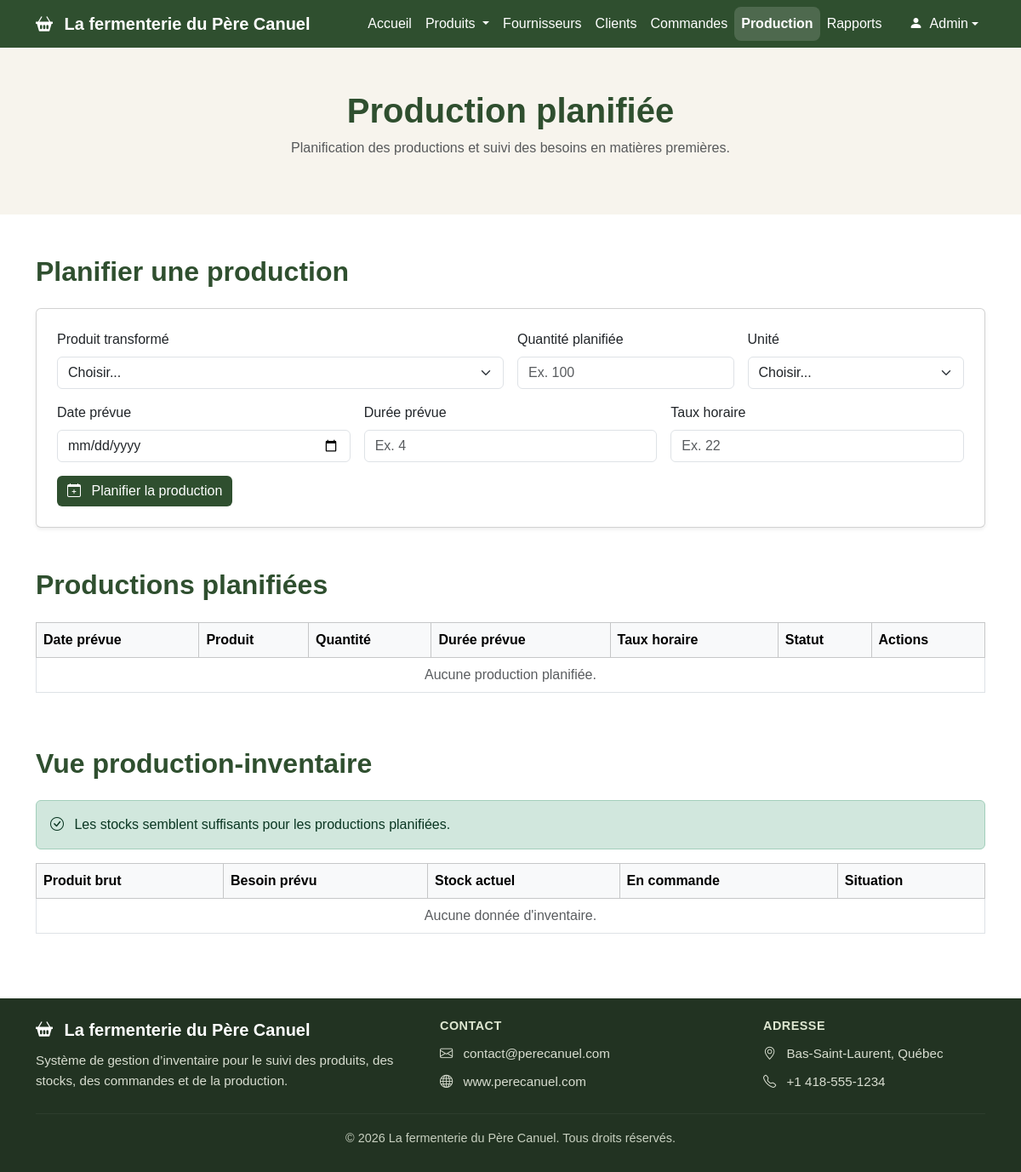
Page /production.php on the earlier database version.
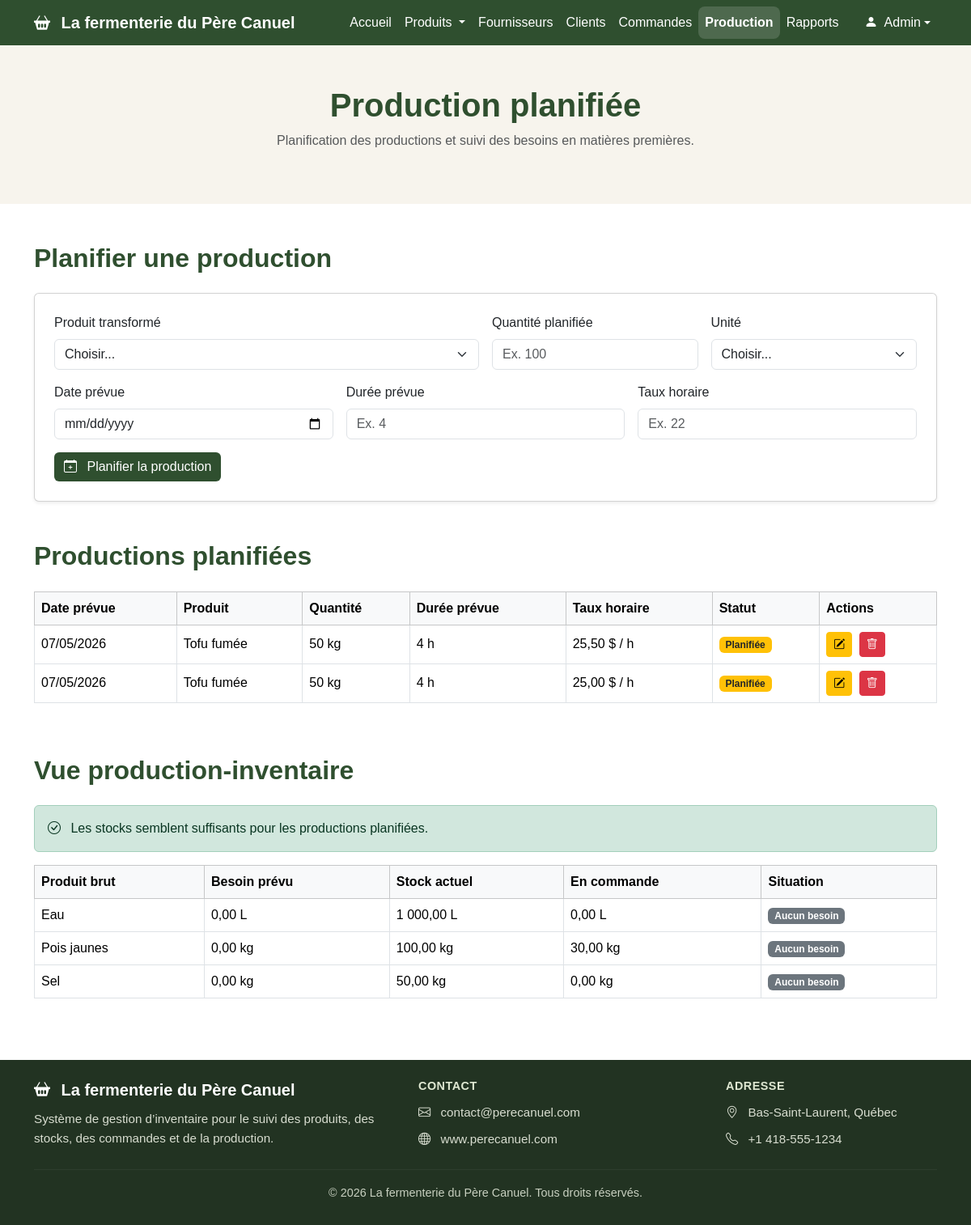
Same page on the later database version.
### tables this page shows
CREATE TABLE `productionplanifiee` (
  `id_production` int(11) NOT NULL,
  `id_produit_transforme` int(11) DEFAULT NULL,
  `quantite` int(11) DEFAULT NULL,
  `unite_mesure` varchar(50) DEFAULT NULL,
  `date_prevue` date DEFAULT NULL,
  `duree_prevue` float DEFAULT NULL,
  `duree_reelle` float DEFAULT NULL,
  `taux_horaire` float DEFAULT NULL
);

CREATE TABLE `produittransforme` (
  `id_produit_transforme` int(11) NOT NULL,
  `nom` varchar(100) DEFAULT NULL,
  `quantite_stock` float DEFAULT NULL,
  `unite_mesure` varchar(50) DEFAULT NULL,
  `prix_unitaire_moyen` float DEFAULT NULL,
  `commentaire` text DEFAULT NULL
);

CREATE TABLE `produitbrut` (
  `id_produit_brut` int(11) NOT NULL,
  `nom` varchar(100) DEFAULT NULL,
  `quantite_stock` int(11) DEFAULT NULL,
  `unite_mesure` varchar(50) DEFAULT NULL,
  `prix_unitaire_moyen` float DEFAULT NULL
);

### production.php (the view, shortened to what the changed rows need)
<?php
require_once "liaisonBD.php";
if (isset($pdo)) {
    $bd = $pdo;
} elseif (isset($connexion)) {
    $bd = $connexion;
} elseif (isset($conn)) {
    $bd = $conn;
} elseif (isset($bdd)) {
    $bd = $bdd;
} else {
    die("Erreur : connexion à la base de données introuvable.");
}
try {
    $sqlProductions = "SELECT pp.id_production,
                              pp.id_produit_transforme,
                              pp.quantite,
                              pp.unite_mesure,
                              pp.date_prevue,
                              pp.duree_prevue,
                              pp.taux_horaire,
                              pt.nom AS nom_produit
                       FROM productionplanifiee pp
                       INNER JOIN produittransforme pt
                           ON pp.id_produit_transforme = pt.id_produit_transforme
                       ORDER BY pp.date_prevue ASC, pp.id_production DESC";
    $requete = $bd->prepare($sqlProductions);
    $requete->execute();
    $productions = $requete->fetchAll(PDO::FETCH_ASSOC);
    $sqlInventaire = "SELECT pb.id_produit_brut,
                             pb.nom AS produit_brut,
                             pb.unite_mesure,
                             pb.quantite_stock,
                             IFNULL(SUM(r.quantite * pp.quantite), 0) AS besoin_prevu
                      FROM produitbrut pb
                      LEFT JOIN recette r
                          ON pb.id_produit_brut = r.id_produit_brut
                      LEFT JOIN productionplanifiee pp
                          ON r.id_produit_transforme = pp.id_produit_transforme
                          AND pp.date_prevue >= CURDATE()
                      GROUP BY pb.id_produit_brut, pb.nom, pb.unite_mesure, pb.quantite_stock
                      ORDER BY pb.nom";
    $requete = $bd->prepare($sqlInventaire);
    $requete->execute();
    $inventaire = $requete->fetchAll(PDO::FETCH_ASSOC);
    $sqlCommandes = "SELECT id_produit_brut, IFNULL(SUM(quantite), 0) AS quantite_commandee
                     FROM commandebrut
                     WHERE statut != 'reçu'
                     GROUP BY id_produit_brut";
    $requete = $bd->prepare($sqlCommandes);
    $requete->execute();
    $commandes = $requete->fetchAll(PDO::FETCH_ASSOC);
    $produitsEnCommande = [];
    foreach ($commandes as $commande) {
        $produitsEnCommande[$commande['id_produit_brut']] = $commande['quantite_commandee'];
    }
} catch (PDOException $e) {
    $messageErreur = "Erreur : " . $e->getMessage();
}
?>
<!DOCTYPE html>
<html lang="fr">
<head>
  <link href="https://cdn.jsdelivr.net/npm/bootstrap@5.3.3/dist/css/bootstrap.min.css" rel="stylesheet">
  <link href="https://cdn.jsdelivr.net/npm/bootstrap-icons@1.11.3/font/bootstrap-icons.css" rel="stylesheet">
  <link type="text/css" rel="stylesheet" href="styles/production.css"/>
</head>
<body>
  <header class="page-header">
    <div class="container">
      <h1>Production planifiée</h1>
    </div>
  </header>
  <main class="container my-5">
    <section class="mb-5">
      <h2 class="section-title mb-4">Planifier une production</h2>
    </section>
    <section class="mb-5">
      <h2 class="section-title mb-4">Productions planifiées</h2>
      <div class="table-responsive">
        <table class="table table-bordered align-middle">
          <thead class="table-light">
            <tr>
              <th>Date prévue</th>
              <th>Produit</th>
              <th>Quantité</th>
              <th>Durée prévue</th>
              <th>Taux horaire</th>
              <th>Statut</th>
              <th>Actions</th>
            </tr>
          </thead>
          <tbody>
            <?php if (count($productions) == 0) { ?>
              <tr>
                <td colspan="7" class="text-center text-muted">Aucune production planifiée.</td>
              </tr>
            <?php } ?>
            <?php foreach ($productions as $production) { ?>
              <?php
                $statut = "Planifiée";
                $classeBadge = "bg-warning text-dark";
              ?>
              <tr>
                <td><?php echo date('d/m/Y', strtotime($production['date_prevue'])); ?></td>
                <td><?php echo htmlspecialchars($production['nom_produit']); ?></td>
                <td><?php echo htmlspecialchars($production['quantite']); ?> <?php echo htmlspecialchars($production['unite_mesure']); ?></td>
                <td><?php echo htmlspecialchars($production['duree_prevue']); ?> h</td>
                <td><?php echo number_format($production['taux_horaire'], 2, ',', ' '); ?> $ / h</td>
                <td><span class="badge <?php echo $classeBadge; ?>"><?php echo $statut; ?></span></td>
                <td>
                  <button class="btn btn-sm btn-warning me-1" data-bs-toggle="modal" data-bs-target="#modifierModal<?php echo $production['id_production']; ?>">
                    <i class="bi bi-pencil-square"></i>
                  </button>
                  <form method="post" action="" class="d-inline" onsubmit="return confirm('Voulez-vous vraiment supprimer cette production ?');">
                    <button type="submit" name="supprimer" class="btn btn-sm btn-danger">
                      <i class="bi bi-trash"></i>
                    </button>
                  </form>
                </td>
              </tr>
            <?php } ?>
          </tbody>
        </table>
      </div>
    </section>
    <section>
      <h2 class="section-title mb-4">Vue production-inventaire</h2>
      <div class="table-responsive">
        <table class="table table-bordered align-middle">
          <thead class="table-light">
            <tr>
              <th>Produit brut</th>
              <th>Besoin prévu</th>
              <th>Stock actuel</th>
              <th>En commande</th>
              <th>Situation</th>
            </tr>
          </thead>
          <tbody>
            <?php if (count($inventaire) == 0) { ?>
              <tr>
                <td colspan="5" class="text-center text-muted">Aucune donnée d'inventaire.</td>
              </tr>
            <?php } ?>
            <?php foreach ($inventaire as $ligne) { ?>
              <?php
                $idBrut = $ligne['id_produit_brut'];
                $besoin = $ligne['besoin_prevu'];
                $stock = $ligne['quantite_stock'];
                $enCommande = $produitsEnCommande[$idBrut] ?? 0;
                if ($besoin == 0) {
                    $situation = "Aucun besoin";
                    $badge = "bg-secondary";
                } elseif ($stock >= $besoin) {
                    $situation = "Suffisant";
                    $badge = "bg-success";
                } elseif (($stock + $enCommande) >= $besoin) {
                    $situation = "Suffisant avec commande";
                    $badge = "bg-warning text-dark";
                } else {
                    $situation = "Manquant";
                    $badge = "bg-danger";
                }
              ?>
              <tr>
                <td><?php echo htmlspecialchars($ligne['produit_brut']); ?></td>
                <td><?php echo number_format($besoin, 2, ',', ' '); ?> <?php echo htmlspecialchars($ligne['unite_mesure']); ?></td>
                <td><?php echo number_format($stock, 2, ',', ' '); ?> <?php echo htmlspecialchars($ligne['unite_mesure']); ?></td>
                <td><?php echo number_format($enCommande, 2, ',', ' '); ?> <?php echo htmlspecialchars($ligne['unite_mesure']); ?></td>
                <td><span class="badge <?php echo $badge; ?>"><?php echo $situation; ?></span></td>
              </tr>
            <?php } ?>
          </tbody>
        </table>
      </div>
    </section>
  </main>
</body>
</html>

Differences in the rows shown:
added productionplanifiee: date_prevue "07/05/2026", id_produit_transforme.nom "Tofu fumée", quantite "50", unite_mesure "kg", duree_prevue "4", taux_horaire "25,50", statut "Planifiée"
added productionplanifiee: date_prevue "07/05/2026", id_produit_transforme.nom "Tofu fumée", quantite "50", unite_mesure "kg", duree_prevue "4", taux_horaire "25,00", statut "Planifiée"
added produitbrut: nom "Eau", besoin "0,00", unite_mesure "L", quantite_stock "1 000,00", id_produit_brut "0,00", situation "Aucun besoin"
added produitbrut: nom "Pois jaunes", besoin "0,00", unite_mesure "kg", quantite_stock "100,00", id_produit_brut "30,00", situation "Aucun besoin"
added produitbrut: nom "Sel", besoin "0,00", unite_mesure "kg", quantite_stock "50,00", id_produit_brut "0,00", situation "Aucun besoin"
Other differences:
text no longer shown: "Aucune production planifiée. Aucune donnée d'inventaire."
